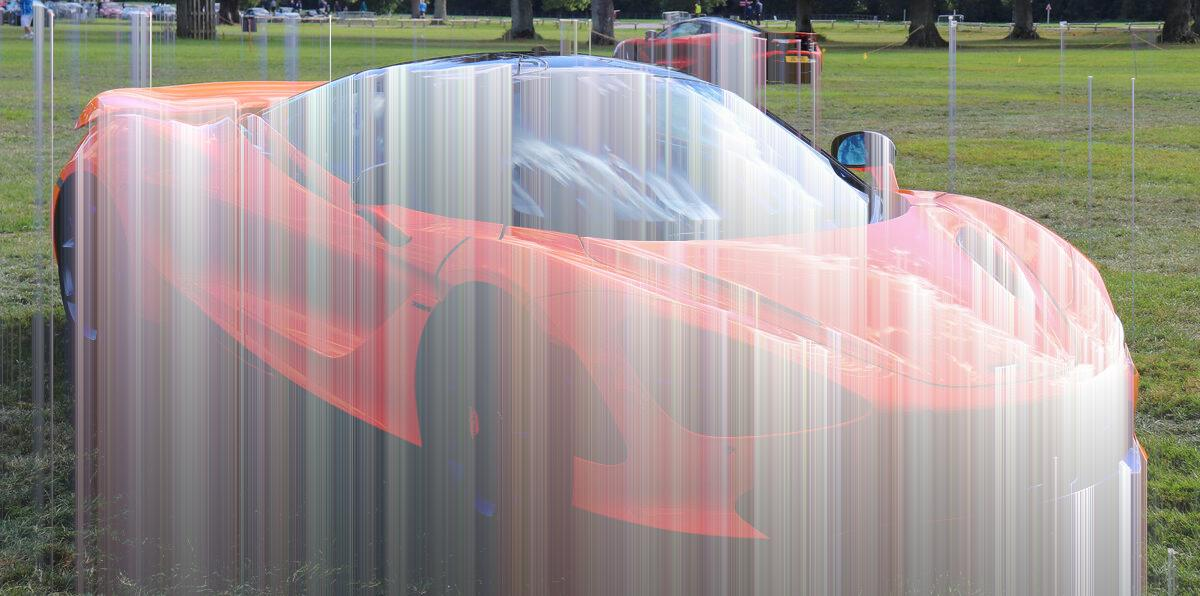
#> input picture patches/drip/example.jpg, 1200 x 596 px
$ python drip.py example.jpg
#> lines starting #> are read from the running program, lines starting #| are printed output that depends on the picture
#!/usr/bin/env python3
"""Bleed bright pixels in one direction with an exponential tail, like wet paint running."""

import argparse
import os
import sys

import numpy as np
from PIL import Image


def orient(arr: np.ndarray, direction: str) -> np.ndarray:
    """Rotate the array so the drip runs down axis 0."""
    if direction == "down":
        return arr
    if direction == "up":
        return arr[::-1]
    if direction == "right":
        return arr.transpose(1, 0, 2)
    return arr.transpose(1, 0, 2)[::-1]


def unorient(arr: np.ndarray, direction: str) -> np.ndarray:
    if direction == "down":
        return arr
    if direction == "up":
        return arr[::-1]
    if direction == "right":
        return arr.transpose(1, 0, 2)
    return arr[::-1].transpose(1, 0, 2)


def main() -> None:
    parser = argparse.ArgumentParser(prog=os.environ.get("OP_IMG_PROG"), description="Drip bright pixels like running paint.")
    parser.add_argument("input", help="Input image path")
    parser.add_argument("output", nargs="?", default=None, help="Output image path")
    parser.add_argument("--length", type=float, default=500.0, help="Tail length in pixels; 0 leaves the image unchanged (default: 500.0)")
    parser.add_argument("--threshold", type=int, default=120, help="Brightness above which pixels drip, 0 to 255 (default: 120)")
    parser.add_argument("--direction", choices=["down", "up", "left", "right"], default="down", help="Drip direction (default: down)")
    args = parser.parse_args()

    if not os.path.isfile(args.input):
        print(f"Error: file not found: {args.input}", file=sys.stderr)
        sys.exit(1)
    if args.length < 0:
        parser.error("--length must be 0 or more")
    if not 0 <= args.threshold <= 255:
        parser.error("--threshold must be between 0 and 255")

    img = Image.open(args.input).convert("RGB")
#> img is the input picture: PIL image 1200x596 RGB; mean R, G, B 155.7, 147.1, 142.2
    arr = np.array(img, dtype=np.float64)
    lum = np.array(img.convert("L"), dtype=np.float64)
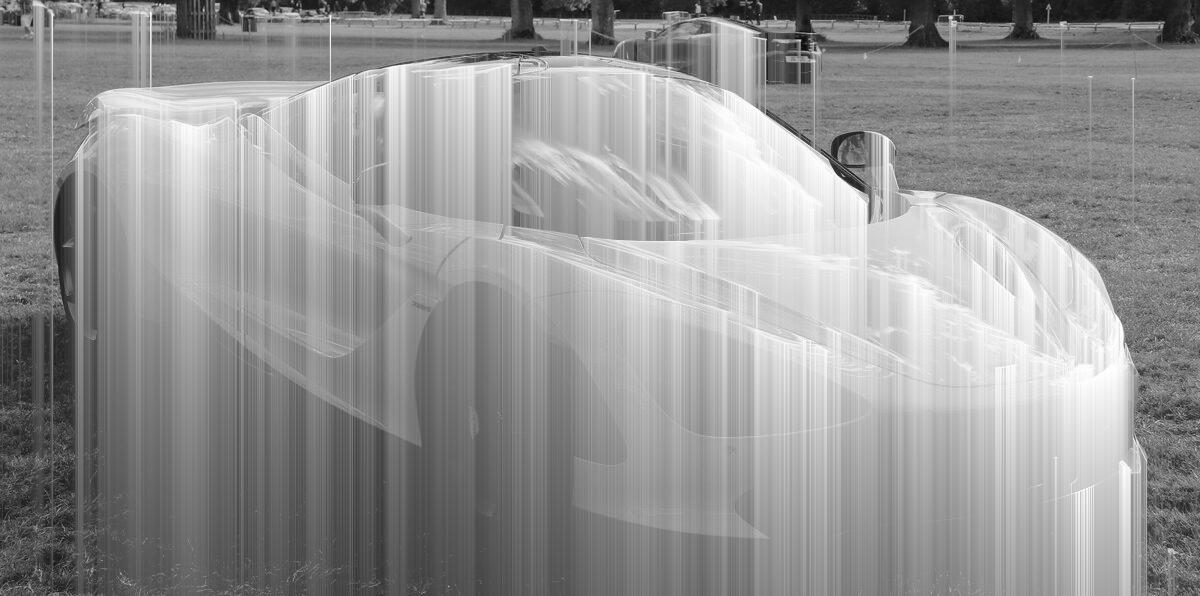
#> lum: shape (596, 1200) float64; min 2, max 255, mean 149.1

    if args.length == 0:
        result = arr
    else:
        gate = np.clip((lum - args.threshold) / max(255 - args.threshold, 1), 0.0, 1.0)
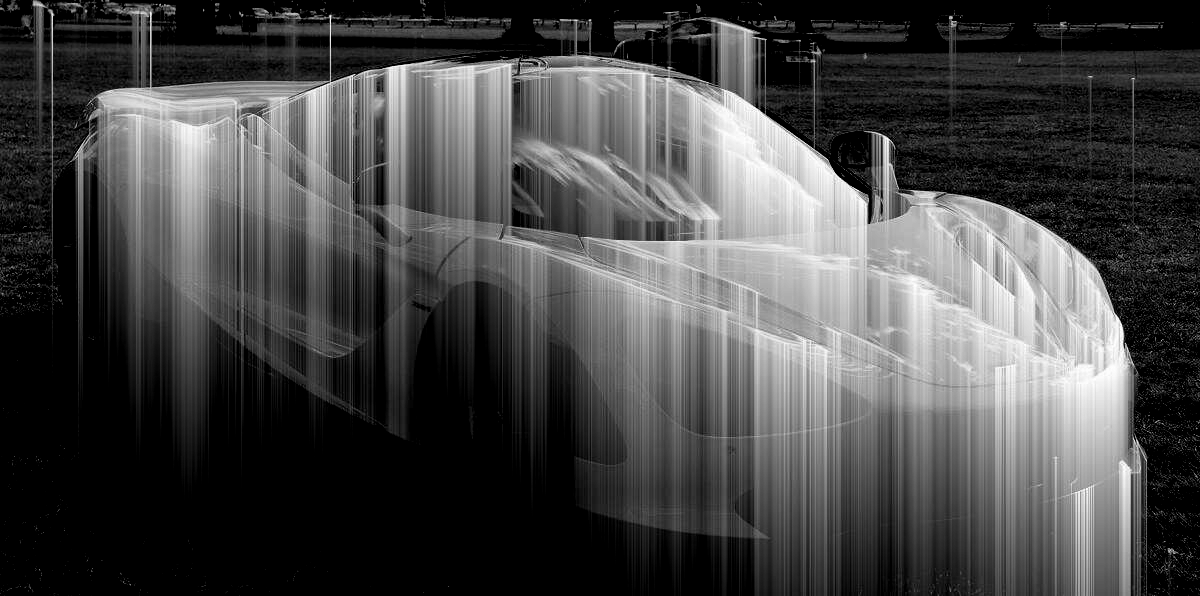
#> gate: shape (596, 1200) float64; min 0, max 1, mean 0.281
        light = orient(arr * gate[:, :, None], args.direction)
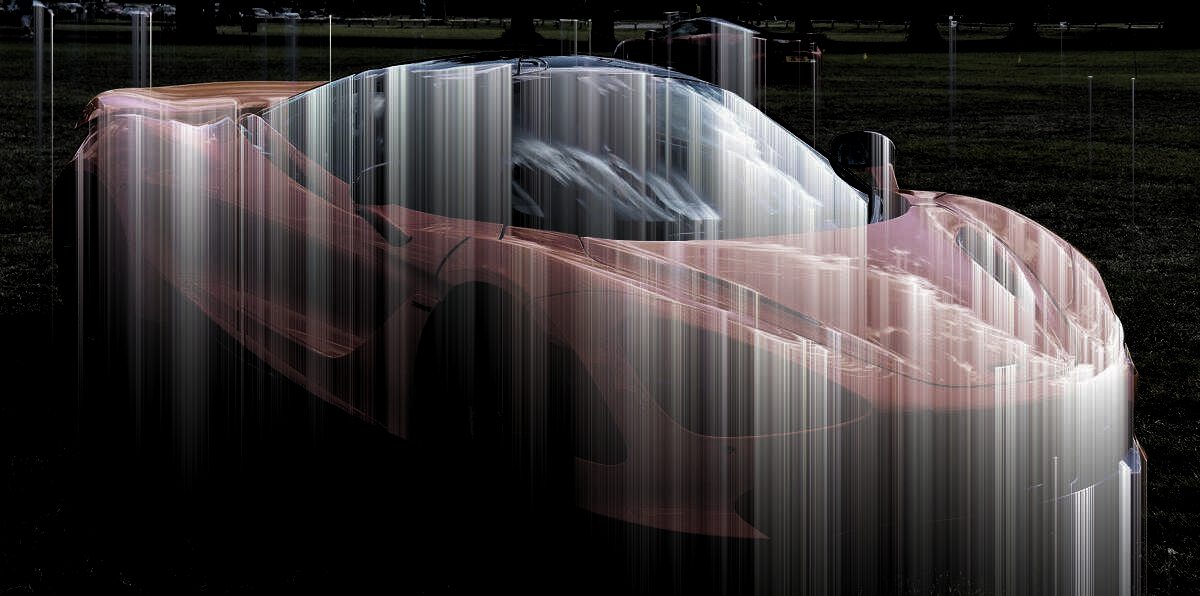
#> light: shape (596, 1200, 3) float64; mean R, G, B 58.2, 54, 54.1
        base = orient(arr, args.direction)
        decay = np.exp(-1.0 / args.length)
        tail = np.zeros(base.shape[1:])
        out = np.empty_like(base)
        for y in range(base.shape[0]):
            tail = np.maximum(light[y], tail * decay)
            out[y] = np.maximum(base[y], tail)
#> after the loop, tail = 1200 rows, first 8: [31.82, 31, 34.62], [33.49, 32.8, 36.75], [58.31, 60.13, 55.88], [29.96, 31.23, 28.33], [36.22, 37.92, 34.72], [30.89, 31.43, 26.55], [37.62, 39.37, 36.09], [33.27, 35.06, 31.67]
        result = unorient(out, args.direction)

    result_img = Image.fromarray(np.clip(np.rint(result), 0, 255).astype(np.uint8))

    if args.output:
        out_path = args.output
    else:
        base_name, ext = os.path.splitext(args.input)
        out_path = f"{base_name}-drip{ext or '.png'}"

    result_img.save(out_path)
    print(f"Saved dripped image to {out_path} (length={args.length}, threshold={args.threshold}, direction={args.direction})", file=sys.stderr)


if __name__ == "__main__":
    main()
